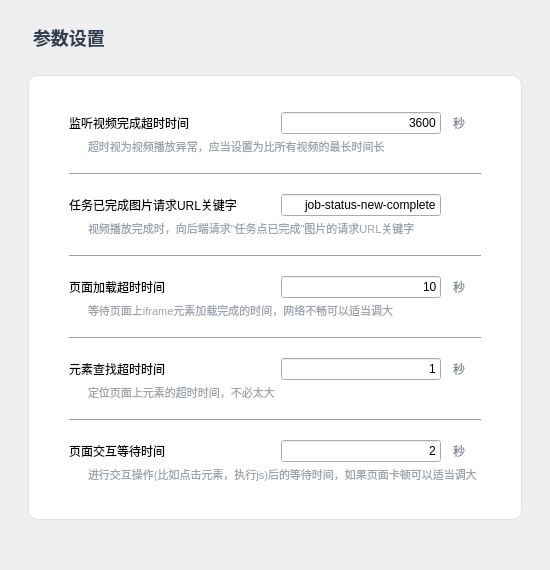
          <widget class="QWidget" name="scrollContent_settings">
           <property name="geometry">
            <rect>
             <x>0</x>
             <y>0</y>
             <width>550</width>
             <height>570</height>
            </rect>
           </property>
           <layout class="QVBoxLayout" name="verticalLayout_scrollSettings">
            <property name="spacing">
             <number>20</number>
            </property>
            <property name="leftMargin">
             <number>28</number>
            </property>
            <property name="topMargin">
             <number>24</number>
            </property>
            <property name="rightMargin">
             <number>28</number>
            </property>
            <property name="bottomMargin">
             <number>24</number>
            </property>
            <item>
             <widget class="QLabel" name="label_section_settings">
              <property name="styleSheet">
               <string notr="true">font-size: 18px; font-weight: bold; color: #2c3e50; padding-bottom: 4px;</string>
              </property>
              <property name="text">
               <string>参数设置</string>
              </property>
             </widget>
            </item>
            <item>
             <widget class="QFrame" name="frame_settings_card">
              <property name="styleSheet">
               <string notr="true">#frame_settings_card {
    background-color: #ffffff;
    border: 1px solid #e0e3e8;
    border-radius: 10px;
    padding: 20px;
}</string>
              </property>
              <layout class="QVBoxLayout" name="verticalLayout_settingsCard">
               <property name="spacing">
                <number>18</number>
               </property>
               <property name="leftMargin">
                <number>20</number>
               </property>
               <property name="topMargin">
                <number>16</number>
               </property>
               <property name="rightMargin">
                <number>20</number>
               </property>
               <property name="bottomMargin">
                <number>16</number>
               </property>
               <item>
                <widget class="QWidget" name="widget_setting_1" native="true">
                 <layout class="QVBoxLayout" name="verticalLayout_setting1">
                  <property name="spacing">
                   <number>4</number>
                  </property>
                  <property name="leftMargin">
                   <number>0</number>
                  </property>
                  <property name="topMargin">
                   <number>0</number>
                  </property>
                  <property name="rightMargin">
                   <number>0</number>
                  </property>
                  <property name="bottomMargin">
                   <number>0</number>
                  </property>
                  <item>
                   <layout class="QHBoxLayout" name="horizontalLayout_setting1">
                    <property name="spacing">
                     <number>12</number>
                    </property>
                    <item>
                     <widget class="QLabel" name="label_listen_timeout">
                      <property name="minimumSize">
                       <size>
                        <width>200</width>
                        <height>0</height>
                       </size>
                      </property>
                      <property name="text">
                       <string>监听视频完成超时时间</string>
                      </property>
                     </widget>
                    </item>
                    <item>
                     <widget class="QLineEdit" name="input_listen_timeout">
                      <property name="minimumSize">
                       <size>
                        <width>160</width>
                        <height>0</height>
                       </size>
                      </property>
                      <property name="maximumSize">
                       <size>
                        <width>200</width>
                        <height>16777215</height>
                       </size>
                      </property>
                      <property name="text">
                       <string>3600</string>
                      </property>
                      <property name="alignment">
                       <set>Qt::AlignmentFlag::AlignRight</set>
                      </property>
                     </widget>
                    </item>
                    <item>
                     <widget class="QLabel" name="label_listen_timeout_unit">
                      <property name="styleSheet">
                       <string notr="true">color: #7d8592;</string>
                      </property>
                      <property name="text">
                       <string>秒</string>
                      </property>
                     </widget>
                    </item>
                    <item>
                     <spacer name="horizontalSpacer_setting1">
                      <property name="orientation">
                       <enum>Qt::Orientation::Horizontal</enum>
                      </property>
                      <property name="sizeHint" stdset="0">
                       <size>
                        <width>40</width>
                        <height>20</height>
                       </size>
                      </property>
                     </spacer>
                    </item>
                   </layout>
                  </item>
                  <item>
                   <widget class="QLabel" name="label_listen_timeout_note">
                    <property name="styleSheet">
                     <string notr="true">color: #9ca3af; font-size: 11px; padding-left: 16px;</string>
                    </property>
                    <property name="text">
                     <string>超时视为视频播放异常，应当设置为比所有视频的最长时间长</string>
                    </property>
                   </widget>
                  </item>
                 </layout>
                </widget>
               </item>
               <item>
                <widget class="Line" name="line_sep_1">
                 <property name="orientation">
                  <enum>Qt::Orientation::Horizontal</enum>
                 </property>
                </widget>
               </item>
               <item>
                <widget class="QWidget" name="widget_setting_2" native="true">
                 <layout class="QVBoxLayout" name="verticalLayout_setting2">
                  <property name="spacing">
                   <number>4</number>
                  </property>
                  <property name="leftMargin">
                   <number>0</number>
                  </property>
                  <property name="topMargin">
                   <number>0</number>
                  </property>
                  <property name="rightMargin">
                   <number>0</number>
                  </property>
                  <property name="bottomMargin">
                   <number>0</number>
                  </property>
                  <item>
                   <layout class="QHBoxLayout" name="horizontalLayout_setting2">
                    <property name="spacing">
                     <number>12</number>
                    </property>
                    <item>
                     <widget class="QLabel" name="label_complete_image_keyword">
                      <property name="minimumSize">
                       <size>
                        <width>200</width>
                        <height>0</height>
                       </size>
                      </property>
                      <property name="text">
                       <string>任务已完成图片请求URL关键字</string>
                      </property>
                     </widget>
                    </item>
                    <item>
                     <widget class="QLineEdit" name="input_complete_image_keyword">
                      <property name="minimumSize">
                       <size>
                        <width>160</width>
                        <height>0</height>
                       </size>
                      </property>
                      <property name="maximumSize">
                       <size>
                        <width>200</width>
                        <height>16777215</height>
                       </size>
                      </property>
                      <property name="text">
                       <string>job-status-new-complete</string>
                      </property>
                      <property name="alignment">
                       <set>Qt::AlignmentFlag::AlignRight|Qt::AlignmentFlag::AlignTrailing|Qt::AlignmentFlag::AlignVCenter</set>
                      </property>
                     </widget>
                    </item>
                    <item>
                     <spacer name="horizontalSpacer_setting2">
                      <property name="orientation">
                       <enum>Qt::Orientation::Horizontal</enum>
                      </property>
                      <property name="sizeHint" stdset="0">
                       <size>
                        <width>40</width>
                        <height>20</height>
                       </size>
                      </property>
                     </spacer>
                    </item>
                   </layout>
                  </item>
                  <item>
                   <widget class="QLabel" name="label_complete_image_keyword_note">
                    <property name="styleSheet">
                     <string notr="true">color: #9ca3af; font-size: 11px; padding-left: 16px;</string>
                    </property>
                    <property name="text">
                     <string>视频播放完成时，向后端请求&quot;任务点已完成&quot;图片的请求URL关键字</string>
                    </property>
                   </widget>
                  </item>
                 </layout>
                </widget>
               </item>
               <item>
                <widget class="Line" name="line_sep_2">
                 <property name="orientation">
                  <enum>Qt::Orientation::Horizontal</enum>
                 </property>
                </widget>
               </item>
               <item>
                <widget class="QWidget" name="widget_setting_3" native="true">
                 <layout class="QVBoxLayout" name="verticalLayout_setting3">
                  <property name="spacing">
                   <number>4</number>
                  </property>
                  <property name="leftMargin">
                   <number>0</number>
                  </property>
                  <property name="topMargin">
                   <number>0</number>
                  </property>
                  <property name="rightMargin">
                   <number>0</number>
                  </property>
                  <property name="bottomMargin">
                   <number>0</number>
                  </property>
                  <item>
                   <layout class="QHBoxLayout" name="horizontalLayout_setting3">
                    <property name="spacing">
                     <number>12</number>
                    </property>
                    <item>
                     <widget class="QLabel" name="label_load_timeout">
                      <property name="minimumSize">
                       <size>
                        <width>200</width>
                        <height>0</height>
                       </size>
                      </property>
                      <property name="text">
                       <string>页面加载超时时间</string>
                      </property>
                     </widget>
                    </item>
                    <item>
                     <widget class="QLineEdit" name="input_load_timeout">
                      <property name="minimumSize">
                       <size>
                        <width>160</width>
                        <height>0</height>
                       </size>
                      </property>
                      <property name="maximumSize">
                       <size>
                        <width>200</width>
                        <height>16777215</height>
                       </size>
                      </property>
                      <property name="text">
                       <string>10</string>
                      </property>
                      <property name="alignment">
                       <set>Qt::AlignmentFlag::AlignRight</set>
                      </property>
                     </widget>
                    </item>
                    <item>
                     <widget class="QLabel" name="label_load_timeout_unit">
                      <property name="styleSheet">
                       <string notr="true">color: #7d8592;</string>
                      </property>
                      <property name="text">
                       <string>秒</string>
                      </property>
                     </widget>
                    </item>
                    <item>
                     <spacer name="horizontalSpacer_setting3">
                      <property name="orientation">
                       <enum>Qt::Orientation::Horizontal</enum>
                      </property>
                      <property name="sizeHint" stdset="0">
                       <size>
                        <width>40</width>
                        <height>20</height>
                       </size>
                      </property>
                     </spacer>
                    </item>
                   </layout>
                  </item>
                  <item>
                   <widget class="QLabel" name="label_load_timeout_note">
                    <property name="styleSheet">
                     <string notr="true">color: #9ca3af; font-size: 11px; padding-left: 16px;</string>
                    </property>
                    <property name="text">
                     <string>等待页面上iframe元素加载完成的时间，网络不畅可以适当调大</string>
                    </property>
                   </widget>
                  </item>
                 </layout>
                </widget>
               </item>
               <item>
                <widget class="Line" name="line_sep_3">
                 <property name="orientation">
                  <enum>Qt::Orientation::Horizontal</enum>
                 </property>
                </widget>
               </item>
               <item>
                <widget class="QWidget" name="widget_setting_4" native="true">
                 <layout class="QVBoxLayout" name="verticalLayout_setting4">
                  <property name="spacing">
                   <number>4</number>
                  </property>
                  <property name="leftMargin">
                   <number>0</number>
                  </property>
                  <property name="topMargin">
                   <number>0</number>
                  </property>
                  <property name="rightMargin">
                   <number>0</number>
                  </property>
                  <property name="bottomMargin">
                   <number>0</number>
                  </property>
                  <item>
                   <layout class="QHBoxLayout" name="horizontalLayout_setting4">
                    <property name="spacing">
                     <number>12</number>
                    </property>
                    <item>
                     <widget class="QLabel" name="label_locate_timeout">
                      <property name="minimumSize">
                       <size>
                        <width>200</width>
                        <height>0</height>
                       </size>
                      </property>
                      <property name="text">
                       <string>元素查找超时时间</string>
                      </property>
                     </widget>
                    </item>
                    <item>
                     <widget class="QLineEdit" name="input_locate_timeout">
                      <property name="minimumSize">
                       <size>
                        <width>160</width>
                        <height>0</height>
                       </size>
                      </property>
                      <property name="maximumSize">
                       <size>
                        <width>200</width>
                        <height>16777215</height>
                       </size>
                      </property>
                      <property name="text">
                       <string>1</string>
                      </property>
                      <property name="alignment">
                       <set>Qt::AlignmentFlag::AlignRight</set>
                      </property>
                     </widget>
                    </item>
                    <item>
                     <widget class="QLabel" name="label_locate_timeout_unit">
                      <property name="styleSheet">
                       <string notr="true">color: #7d8592;</string>
                      </property>
                      <property name="text">
                       <string>秒</string>
                      </property>
                     </widget>
                    </item>
                    <item>
                     <spacer name="horizontalSpacer_setting4">
                      <property name="orientation">
                       <enum>Qt::Orientation::Horizontal</enum>
                      </property>
                      <property name="sizeHint" stdset="0">
                       <size>
                        <width>40</width>
                        <height>20</height>
                       </size>
                      </property>
                     </spacer>
                    </item>
                   </layout>
                  </item>
                  <item>
                   <widget class="QLabel" name="label_locate_timeout_note">
                    <property name="styleSheet">
                     <string notr="true">color: #9ca3af; font-size: 11px; padding-left: 16px;</string>
                    </property>
                    <property name="text">
                     <string>定位页面上元素的超时时间，不必太大</string>
                    </property>
                   </widget>
                  </item>
                 </layout>
                </widget>
               </item>
               <item>
                <widget class="Line" name="line_sep_4">
                 <property name="orientation">
                  <enum>Qt::Orientation::Horizontal</enum>
                 </property>
                </widget>
               </item>
               <item>
                <widget class="QWidget" name="widget_setting_5" native="true">
                 <layout class="QVBoxLayout" name="verticalLayout_setting5">
                  <property name="spacing">
                   <number>4</number>
                  </property>
                  <property name="leftMargin">
                   <number>0</number>
                  </property>
                  <property name="topMargin">
                   <number>0</number>
                  </property>
                  <property name="rightMargin">
                   <number>0</number>
                  </property>
                  <property name="bottomMargin">
                   <number>0</number>
                  </property>
                  <item>
                   <layout class="QHBoxLayout" name="horizontalLayout_setting5">
                    <property name="spacing">
                     <number>12</number>
                    </property>
                    <item>
                     <widget class="QLabel" name="label_page_load_time">
                      <property name="minimumSize">
                       <size>
                        <width>200</width>
                        <height>0</height>
                       </size>
                      </property>
                      <property name="text">
                       <string>页面交互等待时间</string>
                      </property>
                     </widget>
                    </item>
                    <item>
                     <widget class="QLineEdit" name="input_page_load_time">
                      <property name="minimumSize">
                       <size>
                        <width>160</width>
                        <height>0</height>
                       </size>
                      </property>
                      <property name="maximumSize">
                       <size>
                        <width>200</width>
                        <height>16777215</height>
                       </size>
                      </property>
                      <property name="text">
                       <string>2</string>
                      </property>
                      <property name="alignment">
                       <set>Qt::AlignmentFlag::AlignRight</set>
                      </property>
                     </widget>
                    </item>
                    <item>
                     <widget class="QLabel" name="label_page_load_time_unit">
                      <property name="styleSheet">
                       <string notr="true">color: #7d8592;</string>
                      </property>
                      <property name="text">
                       <string>秒</string>
                      </property>
                     </widget>
                    </item>
                    <item>
                     <spacer name="horizontalSpacer_setting5">
                      <property name="orientation">
                       <enum>Qt::Orientation::Horizontal</enum>
                      </property>
                      <property name="sizeHint" stdset="0">
                       <size>
                        <width>40</width>
                        <height>20</height>
                       </size>
                      </property>
                     </spacer>
                    </item>
                   </layout>
                  </item>
                  <item>
                   <widget class="QLabel" name="label_page_load_time_note">
                    <property name="styleSheet">
                     <string notr="true">color: #9ca3af; font-size: 11px; padding-left: 16px;</string>
                    </property>
                    <property name="text">
                     <string>进行交互操作(比如点击元素，执行js)后的等待时间，如果页面卡顿可以适当调大</string>
                    </property>
                   </widget>
                  </item>
                 </layout>
                </widget>
               </item>
              </layout>
             </widget>
            </item>
            <item>
             <spacer name="verticalSpacer_settingsBottom">
              <property name="orientation">
               <enum>Qt::Orientation::Vertical</enum>
              </property>
              <property name="sizeHint" stdset="0">
               <size>
                <width>20</width>
                <height>30</height>
               </size>
              </property>
             </spacer>
            </item>
           </layout>
          </widget>
